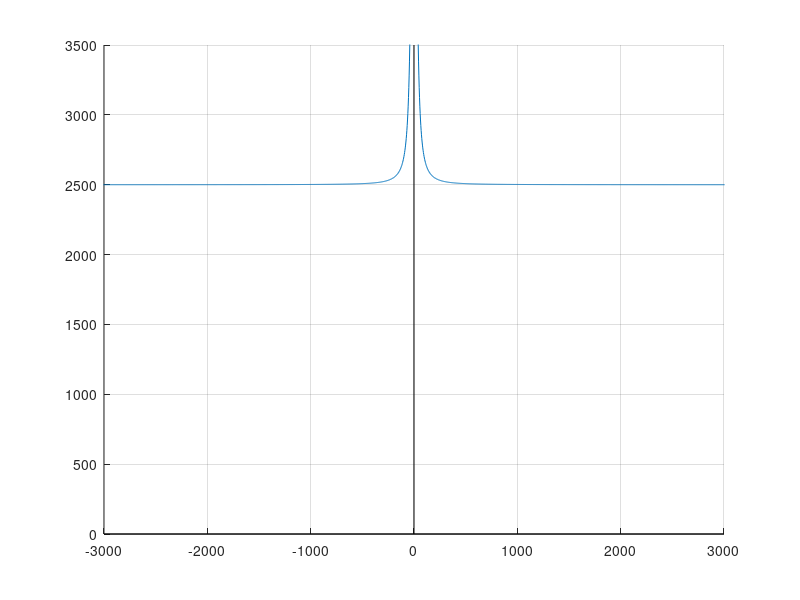

MATLAB code to generate this figure:
function rlc()
    w = [-20000*pi:pi:20000*pi];

    R = 2500;
    L = 5e-3;
    C = 10e-6;
    V = 310;

    Zf = @(x) sqrt(R^2 + (x*L - 1./(x*C)).^2);
    phif = @(x) atan((x*L - 1./(x*C))/ R);
    Z = Zf(w);

    % Z = mean(Zf(w));
    % phi = mean(phif(w));

    % VRf = @(x) (V*R)./Zf(x);
    % VLf = @(x) (V*L*x)./Zf(x);
    % VCf = @(x) V.*(1./((x*C).*Zf(x)));

    % VR = VRf(w);
    % VL = VLf(w);
    % VC = VCf(w);
    % max(VL)

    % syms x;
    % zf = Zf(x);
    % vrf = VRf(x);
    % vlf = VLf(x);
    % vcf = VCf(x);

    % ex_point = solve(diff(vlf, x)==0, x);
    % double(ex_point)

    hold on
    % ylim([-400 400]);
    % xlim([-1000 1000]);
    ylim([0 3500]);
    xlim([-3000 3000]);
    plot(w, Z);
    % plot(w, VL);
    % plot(w, VC);
    grid on;
    line([0,0], ylim, 'Color', 'k', 'LineWidth', 0.5); % Draw line for Y axis.
    line(xlim, [0,0], 'Color', 'k', 'LineWidth', 0.5); % Draw line for X axis.
    hold off

end
